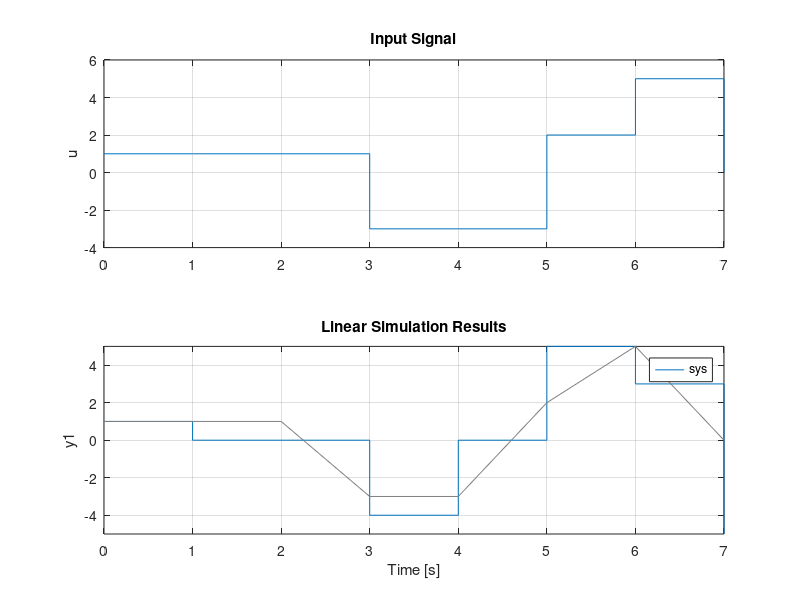

MATLAB code to generate this figure:
%
% cd_plot1.m
%

clear;

T = 1;  % time step

D1 = tf([1], [1 0], T, 'InputName', 'y1', 'OutputName', 'v1');
D2 = tf([1], [1 0], T, 'InputName', 'r1', 'OutputName', 'q1');
sum1 = sumblk('y1 = u1 - r1');
sum2 = sumblk('r1 = v1 + q1');
sys = connect(D1, D2, sum1, sum2, 'u1', 'y1');

u = [1 1 1 -3 -3 2 5 0];
t = 0:(size(u,2)-1);  % start at zero

figure;
subplot(2,1,1);
stairs(t,u);
grid on;
axis auto;
title('Input Signal');
ylabel('u');

subplot(2,1,2);
lsim(sys, u);
grid on;
axis auto;

print('cd_plot1.eps', '-depsc2');
